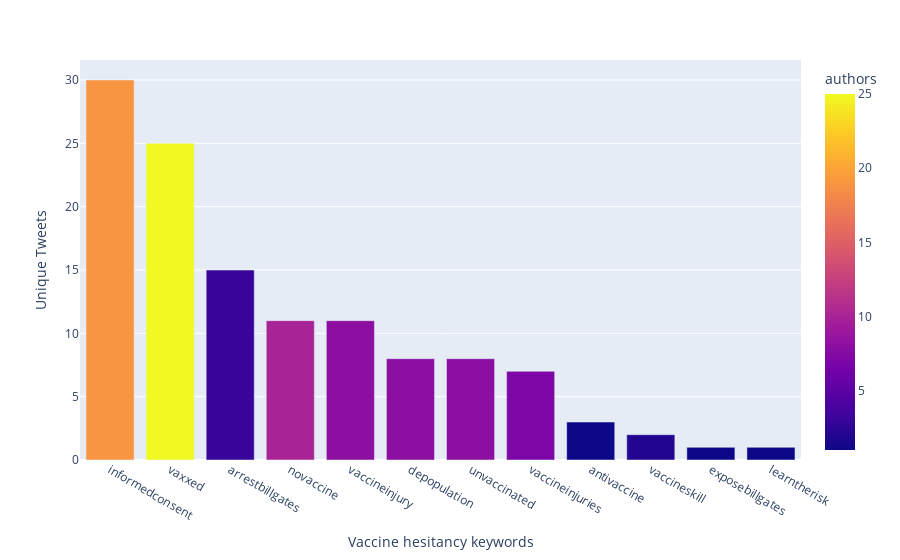

Write notebook code for a chart like this one.
### Code cell
vaxgppf = mistextdf[mistextdf.avax_keyword.notna() & mistextdf.pfizer] \
    .groupby(["avax_keyword"]).nunique().sort_values(["nodeID"],ascending=False).reset_index()
vaxgppf

"Number of Tweets, and authors for vaccine hesitancy keywords (For Pfizer)"

import plotly.express as px
fig = px.bar(vaxgppf.rename(columns=dict(nodeID="tweets",nodeUserID="authors")),
              x="avax_keyword",y="tweets",color='authors')
fig = fig.update_layout(
                        legend_title="Legend")
fig = fig.update_xaxes(title_text='Vaccine hesitancy keywords')
fig = fig.update_yaxes(title_text='Unique Tweets')
fig.show()

### Figure 1 — Plotly figure (JSON) as saved in the notebook; plotly's stock layout.template omitted (floating-point values rounded to 4 significant figures)
{"data": [{"alignmentgroup": "True", "hovertemplate": "avax_keyword=%{x}<br>tweets=%{y}<br>authors=%{marker.color}<extra></extra>", "legendgroup": "", "marker": {"color": [19, 25, 3, 10, 8, 8, 8, 7, 1, 2, 1, 1], "coloraxis": "coloraxis", "pattern": {"shape": ""}}, "name": "", "offsetgroup": "", "orientation": "v", "showlegend": false, "textposition": "auto", "type": "bar", "x": ["informedconsent", "vaxxed", "arrestbillgates", "novaccine", "vaccineinjury", "depopulation", "unvaccinated", "vaccineinjuries", "antivaccine", "vaccineskill", "exposebillgates", "learntherisk"], "xaxis": "x", "y": [30, 25, 15, 11, 11, 8, 8, 7, 3, 2, 1, 1], "yaxis": "y"}], "layout": {"barmode": "relative", "coloraxis": {"colorbar": {"title": {"text": "authors"}}, "colorscale": [[0, "#0d0887"], [0.1111, "#46039f"], [0.2222, "#7201a8"], [0.3333, "#9c179e"], [0.4444, "#bd3786"], [0.5556, "#d8576b"], [0.6667, "#ed7953"], [0.7778, "#fb9f3a"], [0.8889, "#fdca26"], [1, "#f0f921"]]}, "legend": {"title": {"text": "Legend"}, "tracegroupgap": 0}, "margin": {"t": 60}, "xaxis": {"anchor": "y", "domain": [0, 1], "title": {"text": "Vaccine hesitancy keywords"}}, "yaxis": {"anchor": "x", "domain": [0, 1], "title": {"text": "Unique Tweets"}}}}
